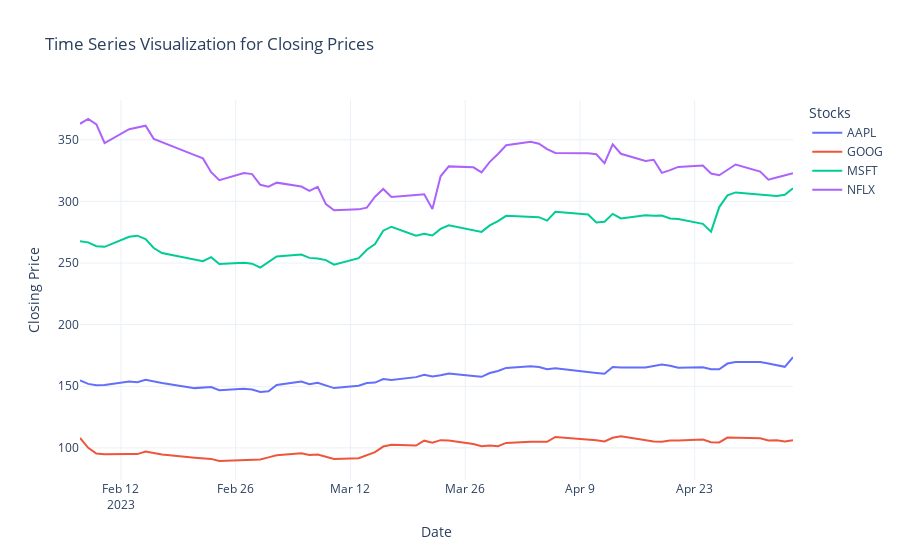

The notebook cell this image was saved under:
### Code cell
# Creating the sub-plot:
fig = make_subplots(rows=1, cols=1)


# Adding the traces for each stock:
for column in pivot_data_closing_price.columns:
    fig.add_trace(
        go.Scatter(x=pivot_data.index, y=pivot_data[column], name=column),
        row=1, col=1)
    

# Update the layout:
fig.update_layout(
    title_text = "Time Series Visualization for Closing Prices",
    xaxis_title='Date',
    yaxis_title='Closing Price',
    legend_title='Stocks',
    showlegend=True
)


fig
